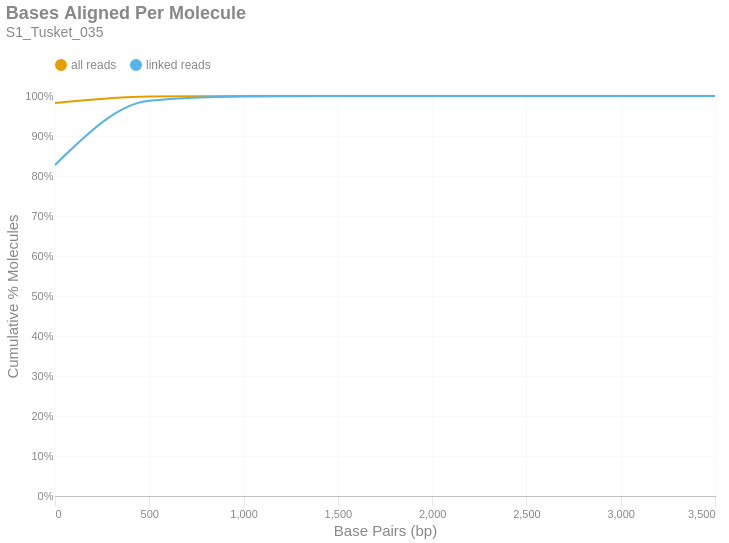

This figure's notebook cell:
### Markdown cell above
### Bases Aligned Per Molecule
This is a cumulative frequency distribution showing the number of base pairs aligned per unique molecule. These data are shown in 500 bp bins. There are two distributions: one with `all reads` (yellow) and another with only `linked reads` (blue). The percent of molecules in the `linked reads` distribution is relative to the total number of linked molecules.

### Code cell
if SKIPLR:
    print_html(f"Skipped")
else:
    binned_df = consolidated_hist(valids['aligned_bp'], mask, 500, True)
    with SafeRender(binned_df):
        (
            density_plot(binned_df, 'Bases Aligned Per Molecule', samplename, 'basesper')
            .encode(
                x=alt.X('bin:Q', title="Base Pairs (bp)").axis(tickMinStep=500).scale(padding=0),
                y=alt.Y('value:Q', title='Cumulative % Molecules')
                    .axis(format='%')
                    .scale(domain = [0,1])
                    .stack(False),
                color=alt.Color("key:N").scale(domain = ["all reads", "linked reads"]),
                tooltip = [
                    alt.Tooltip("key:N", title = "Data Type"),
                    alt.Tooltip("range_label:N", title="Bases Aligned Per Molecule"),
                    alt.Tooltip("value:Q", format = ".2%", title="% Molecules (Cum.)")
                ]
            )
        ).display()

### Figure 1 — Vega-Lite specification as saved in the notebook (floating-point values rounded to 4 significant figures)
{"width": "container", "height": 400, "config": {"title": {"anchor": "start", "dy": -15, "fontSize": 18, "color": "#888888", "subtitleColor": "#888888", "subtitleFontSize": 14}, "arc": {"fill": "#0072B2"}, "axis": {"domainColor": "#888888", "domainWidth": 0.5, "gridWidth": 0.2, "grid": false, "titleFontWeight": 400, "titleFontSize": 15, "labelFontSize": 11, "labelColor": "#888888", "tickColor": "#888888", "tickWidth": 0.2, "titleColor": "#888888"}, "axisBand": {"grid": false}, "axisX": {"grid": true, "tickSize": 10, "domainCap": "round"}, "axisY": {"domain": false, "grid": true, "tickSize": 0, "domainCap": "round"}, "background": "transparent", "header": {"labelFontSize": 15, "labelColor": "#888888", "titleFontSize": 15, "titleFontWeight": 600, "titleColor": "#888888"}, "legend": {"labelFont": "sans-serif", "labelFontSize": 12, "labelColor": "#888888", "symbolSize": 100, "symbolType": "circle", "titleFontSize": 12, "titlePadding": 10, "titleColor": "#888888", "title": null, "orient": "top"}, "range": {"category": ["#E69F00", "#56B4E9", "#009E73", "#F0E442", "#0072B2", "#D55E00", "#CC79A7", "#000000"], "diverging": ["#cfe8f3", "#a2d4ec", "#73bfe2", "#46abdb", "#1696d2", "#12719e"]}, "area": {"fill": "#0072B2", "fillOpacity": 0.7, "line": true, "strokeOpacity": 0.7}, "line": {"color": "#0072B2", "stroke": "#0072B2", "strokeWidth": 2}, "trail": {"color": "#0072B2", "stroke": "#0072B2", "strokeWidth": 0, "size": 1}, "point": {"filled": true, "fillOpacity": 1.0, "size": 95}, "text": {"color": "#888888", "fontSize": 11, "align": "right", "fontWeight": 400, "size": 11}, "bar": {"fill": "#0072B2", "stroke": null}, "view": {"stroke": null, "continuousWidth": 660, "continuousHeight": 400}}, "data": {"name": "data-2e223c8bbaa937a8c9a215e1c69f6706"}, "mark": {"type": "line", "interpolate": "monotone", "point": {"opacity": 0, "size": 275}}, "encoding": {"color": {"field": "key", "scale": {"domain": ["all reads", "linked reads"]}, "type": "nominal"}, "tooltip": [{"field": "key", "title": "Data Type", "type": "nominal"}, {"field": "range_label", "title": "Bases Aligned Per Molecule", "type": "nominal"}, {"field": "value", "format": ".2%", "title": "% Molecules (Cum.)", "type": "quantitative"}], "x": {"axis": {"tickMinStep": 500}, "field": "bin", "scale": {"padding": 0}, "title": "Base Pairs (bp)", "type": "quantitative"}, "y": {"axis": {"format": "%"}, "field": "value", "scale": {"domain": [0, 1]}, "stack": false, "title": "Cumulative % Molecules", "type": "quantitative"}}, "params": [{"name": "param_c36ac31b6afebe62", "select": {"type": "point", "fields": ["key"]}, "bind": "legend"}], "title": {"text": "Bases Aligned Per Molecule", "subtitle": "S1_Tusket_035"}, "transform": [{"fold": ["all reads (cumsum)", "linked reads (cumsum)"]}, {"calculate": "replace(datum.key, ' (cumsum)', '')", "as": "key"}, {"filter": {"param": "param_c36ac31b6afebe62"}}], "usermeta": {"embedOptions": {"downloadFileName": "S1_Tusket_035.basesper"}}, "$schema": "https://vega.github.io/schema/vega-lite/v6.1.0.json", "datasets": {"data-2e223c8bbaa937a8c9a215e1c69f6706": [{"bin": "0.0", "interval": "0.0-500.0", "all reads": 0.9824, "linked reads": 0.8277, "all reads (cumsum)": 0.9824, "linked reads (cumsum)": 0.8277, "range_label": "0-499"}, {"bin": "500.0", "interval": "500.0-1000.0", "all reads": 0.0164, "linked reads": 0.1604, "all reads (cumsum)": 0.9988, "linked reads (cumsum)": 0.9881, "range_label": "500-999"}, {"bin": "1000.0", "interval": "1000.0-1500.0", "all reads": 0.00104, "linked reads": 0.01039, "all reads (cumsum)": 0.9998, "linked reads (cumsum)": 0.9985, "range_label": "1000-1499"}, {"bin": "1500.0", "interval": "1500.0-2000.0", "all reads": 0.0001235, "linked reads": 0.001237, "all reads (cumsum)": 1.0, "linked reads (cumsum)": 0.9997, "range_label": "1500-1999"}, {"bin": "2000.0", "interval": "2000.0-2500.0", "all reads": 2.196e-05, "linked reads": 0.000221, "all reads (cumsum)": 1.0, "linked reads (cumsum)": 0.9999, "range_label": "2000-2499"}, {"bin": "2500.0", "interval": "2500.0-3000.0", "all reads": 4.657e-06, "linked reads": 4.687e-05, "all reads (cumsum)": 1.0, "linked reads (cumsum)": 1.0, "range_label": "2500-2999"}, {"bin": "3000.0", "interval": "3000.0-3500.0", "all reads": 1.331e-06, "linked reads": 1.339e-05, "all reads (cumsum)": 1.0, "linked reads (cumsum)": 1.0, "range_label": "3000-3499"}, {"bin": "3500.0", "interval": "3500.0-4000.0", "all reads": 4.435e-07, "linked reads": 4.464e-06, "all reads (cumsum)": 1.0, "linked reads (cumsum)": 1.0, "range_label": "3500-3999"}]}}
